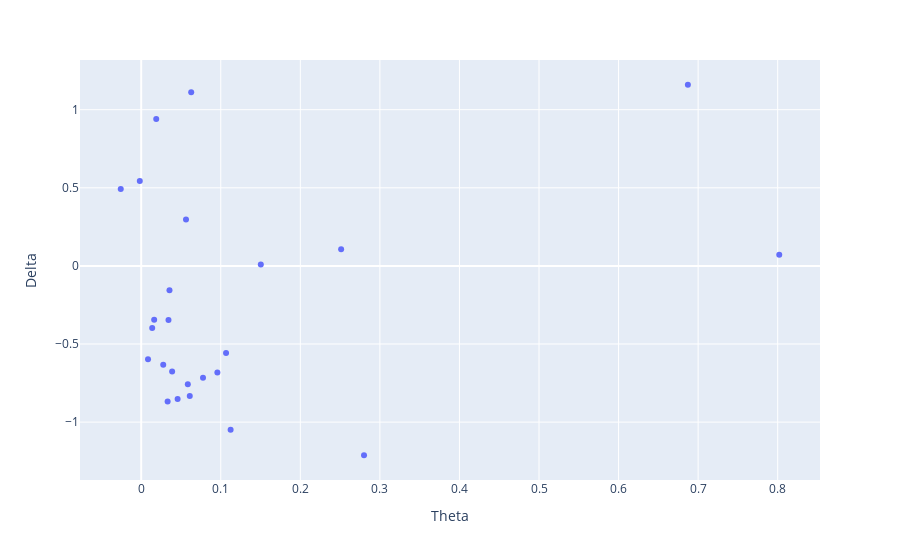

Here is the notebook cell this chart was saved with:
### Code cell
px.scatter(summed, x="Theta", y="Delta")

### Figure 1 — Plotly figure (JSON) as saved in the notebook; plotly's stock layout.template omitted (floating-point values rounded to 4 significant figures)
{"data": [{"hovertemplate": "Theta=%{x}<br>Delta=%{y}<extra></extra>", "legendgroup": "", "marker": {"color": "#636efa", "symbol": "circle"}, "mode": "markers", "name": "", "orientation": "v", "showlegend": false, "type": "scatter", "x": [0.05633, 0.0332, 0.09577, 0.06105, 0.6871, 0.06284, 0.04575, 0.0277, 0.03888, 0.07769, 0.2513, 0.1504, 0.01382, 0.03555, 0.03431, 0.802, 0.2801, 0.0586, 0.01631, 0.008588, 0.1067, 0.1124, 0.01889, -0.0257, -0.001772], "xaxis": "x", "y": [0.2977, -0.8682, -0.6826, -0.8334, 1.16, 1.111, -0.8525, -0.6327, -0.6763, -0.7156, 0.1064, 0.009448, -0.3982, -0.1559, -0.3469, 0.07103, -1.212, -0.7571, -0.3453, -0.5979, -0.5569, -1.049, 0.9401, 0.4919, 0.5437], "yaxis": "y"}], "layout": {"legend": {"tracegroupgap": 0}, "margin": {"t": 60}, "xaxis": {"anchor": "y", "domain": [0, 1], "title": {"text": "Theta"}}, "yaxis": {"anchor": "x", "domain": [0, 1], "title": {"text": "Delta"}}}}
